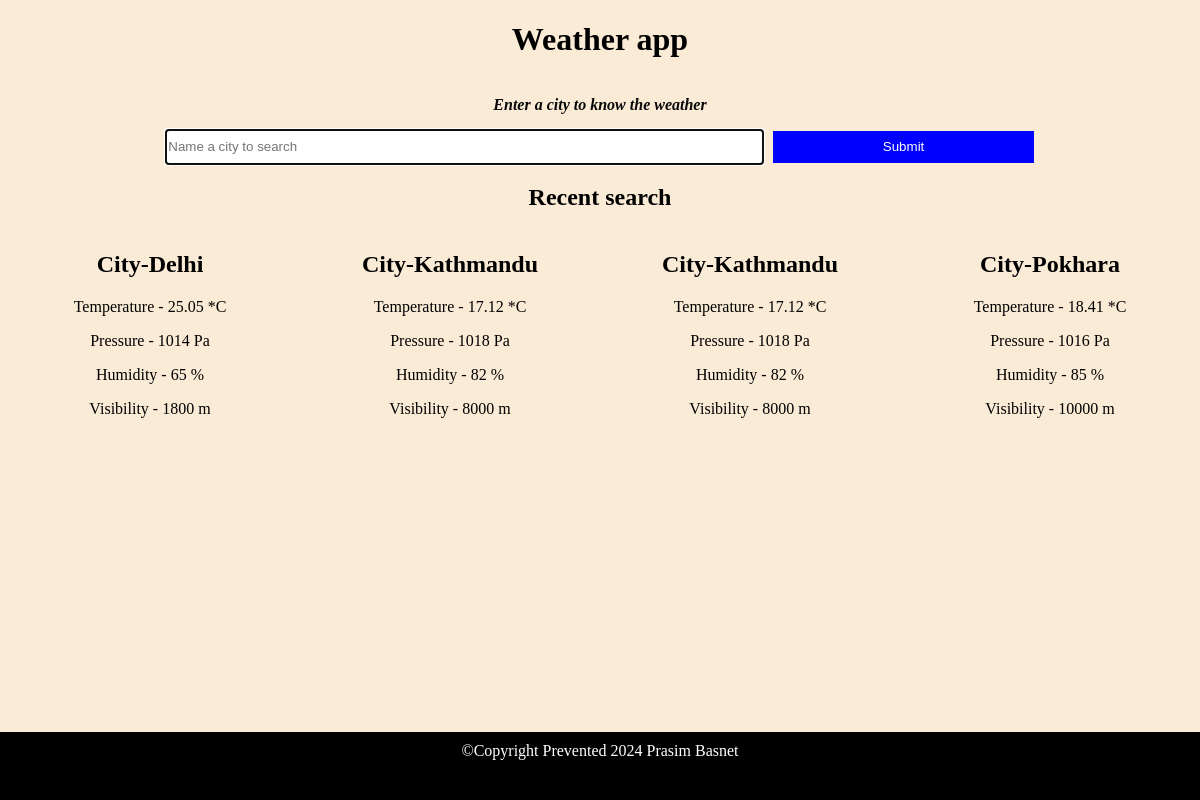
Before: / with the older database file.
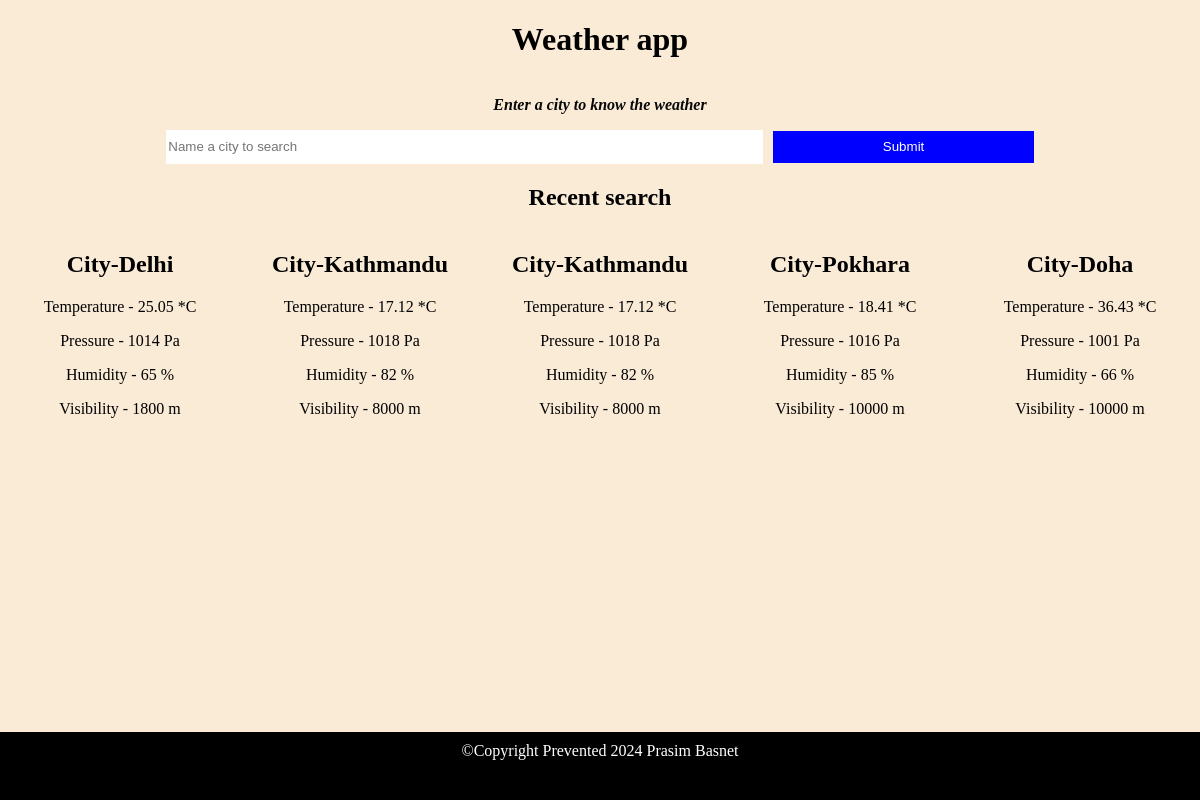
After: the same page with the newer database file.
### tables this page shows
CREATE TABLE Weather_details (id INTEGER PRIMARY KEY AUTOINCREMENT, City TEXT NOT NULL, Temperature REAL,Pressure INTEGER, HUMIDITY INTEGER,Visibility INTEGER);

### app.py (the view)
@app.route("/",methods=["GET" ,"POST"])
def index():
    if request.method  == "POST":
        city= request.form.get("search")
        weather_value=getting_weather_forecast(city)
        if weather_value:
            saving_data(weather_value)
        return render_template("index.html",values=weather_value)
    else:
        database_value= fetch_data()
        return render_template("index.html",database_value=database_value)

### app.py (called while the page is built)
def fetch_data():
    conn=sqlite3.connect("search.db")
    conn.row_factory =sqlite3.Row
    cursor= conn.cursor()
    cursor.execute('''SELECT * FROM Weather_details''')
    rows=cursor.fetchall()
    conn.close()
    return rows

### templates/index.html (shortened to what this page needs)
<!DOCTYPE html>
<html lang="en">
<head>
    <link rel="stylesheet" href="/static/style.css" >
</head>
<body>
    <div class="container">
        <h1> Weather app</h1>
        <h3> Enter a city to know the weather</h3>
        <form method="POST">
            <input  autofocus autocomplete="off" type="text" name="search" id="search" placeholder="Name a city to search">
            <input  autocomplete="off" type="submit" id="submit" placeholder="Search" >
        </form>
        <h2>Recent search</h2>
        <div class="section">
            {% for  data in database_value %}
                <div class="values">
                    <h2>City-{{ data[1]}} </h2>
                    <p>Temperature - {{ data[2] }} *C</p>
                    <p>Pressure -  {{ data[3] }} Pa</p>
                    <p>Humidity  - {{ data[4] }} %</p>
                    <p>Visibility - {{ data[5]}} m</p>
                </div>
            {% endfor %}
        </div>
    </div>
    <footer class="footer">
        &copy;Copyright Prevented 2024 Prasim Basnet
    </footer>
</body>
</html>

### static/style.css (style rules this page uses)
html,body { height: 100%; margin: 0; }
body { display: flex; flex-direction: column; }
h1 { text-align: center; }
h3 { text-decoration: solid; color: rgb(8, 8, 8); font-size: 1rem; font-style: italic; }
.container { flex: 1; display: flex; flex-direction: column; align-items: center; text-align: center; background-color: antiquewhite; }
form { display: flex; flex-direction: row; align-items: center; }
input { height: 2rem; width: 50rem; border: 0; }
.section { display: flex; flex-direction: row; align-items: center; text-align: center; background-color: antiquewhite; width: 100%; }
.values { height: 15rem; width: 25%; }
#submit { background-color: blue; margin-left: 10px; align-self:center ; text-align: center; color: white; width: 40%; border:none; cursor: pointer; }
.footer { height: 3rem; text-align: center; background-color: black; color: white; padding: 10px 0; }

Changed rows visible on the page:
added Weather_details: City "Doha", Temperature "36.43", Pressure "1001", HUMIDITY "66", Visibility "10000"
